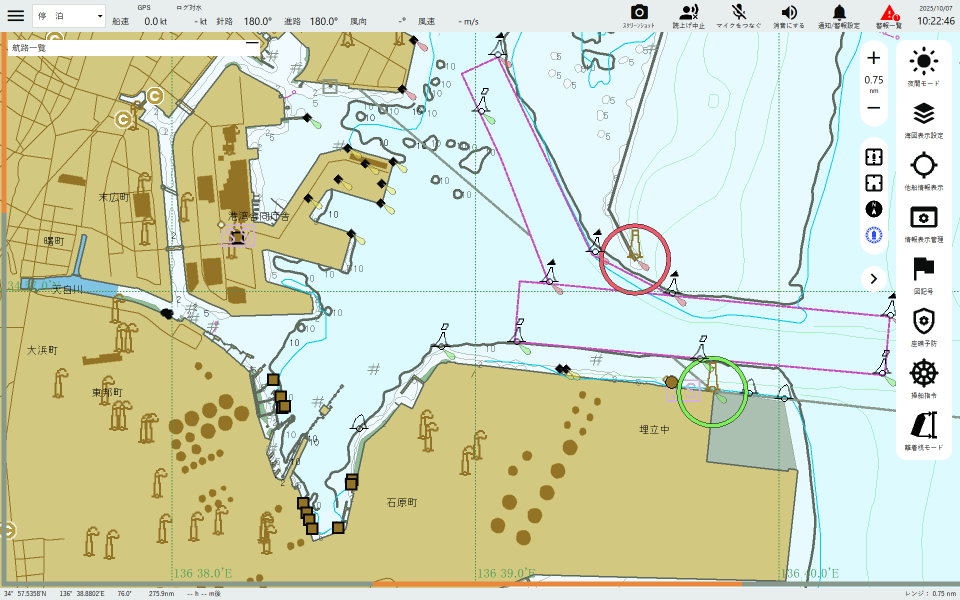
#> input picture raw_datas/海岸線データ/四日市20251007/四日市コンビナート_0.75_10.PNG, 1920 x 1200 px (shown at 1/2 size)
$ python 13-read_screenshot.py
#> lines starting #> are read from the running program, lines starting #| are printed output that depends on the picture; after the words box and inside, x2 and y2 are one past the last pixel; in counts of white or black regions, pixels touching at a corner belong together
import os

import cv2
import glob
import numpy as np

DIR = os.path.dirname(__file__)
dirname = os.path.splitext(os.path.basename(__file__))[0]
RAW_DATAS_DIR = f"{DIR}/../../raw_datas"
SAVE_DIR = f"{DIR}/../../outputs/{dirname}"
os.makedirs(SAVE_DIR, exist_ok=True)

img_path = glob.glob(f"{RAW_DATAS_DIR}/海岸線データ/四日市20251007/四日市コンビナート_0.75_10.PNG")[0]
# 画像を読み込む
img = cv2.imread(img_path)
#> img is the input picture: shape (1200, 1920, 3); mean B, G, R 188.7, 215.6, 209
height = img.shape[0]
#> height = 1200
width = img.shape[1]
#> width = 1920

output = np.zeros((height, width, 1), np.uint8)

# targets = np.array([
#     [255, 250, 220],
#     # [187, 77, 198],
# ], dtype=np.uint8)

# mask = (img[:, :, None, :] == targets[None, None, :, :]).all(axis=3).any(axis=2)
target_bgr = np.array([255, 250, 220], dtype=np.uint8)
mask = np.all(img == target_bgr, axis=2)
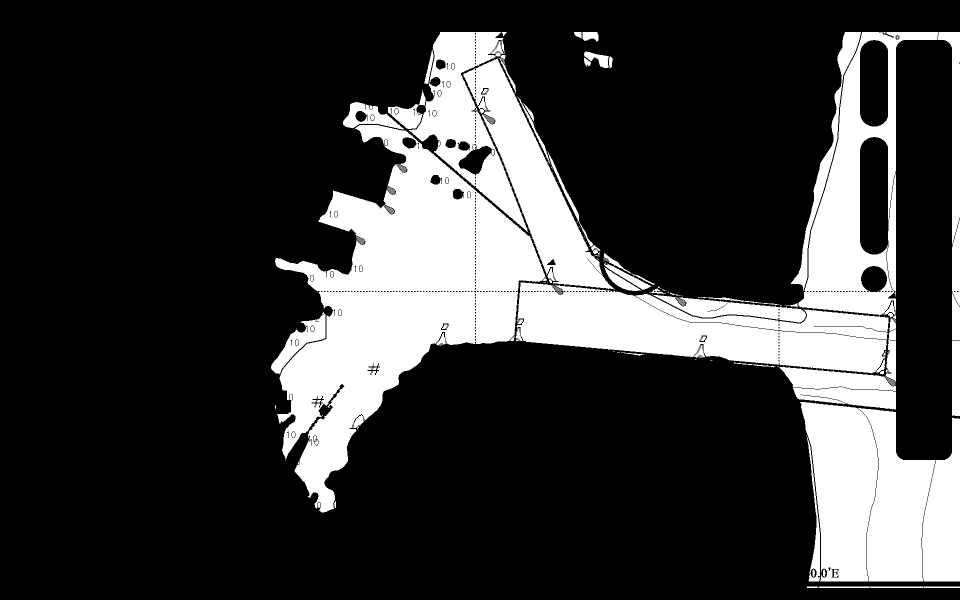
#> mask: shape (1200, 1920) bool (shown at 1/2 size); 22.7% white; 79 white regions (42 under 20 px), largest, box (x1, y1, x2, y2) and area: (550, 250, 1094, 1025) 171933, (1600, 804, 1920, 1163) 88213, (1559, 64, 1920, 833) 80313

# 色変更　[255, 187, 121]
out = img.copy().astype(np.int16)
out[mask, 0] = 255
out[mask, 1] = 187
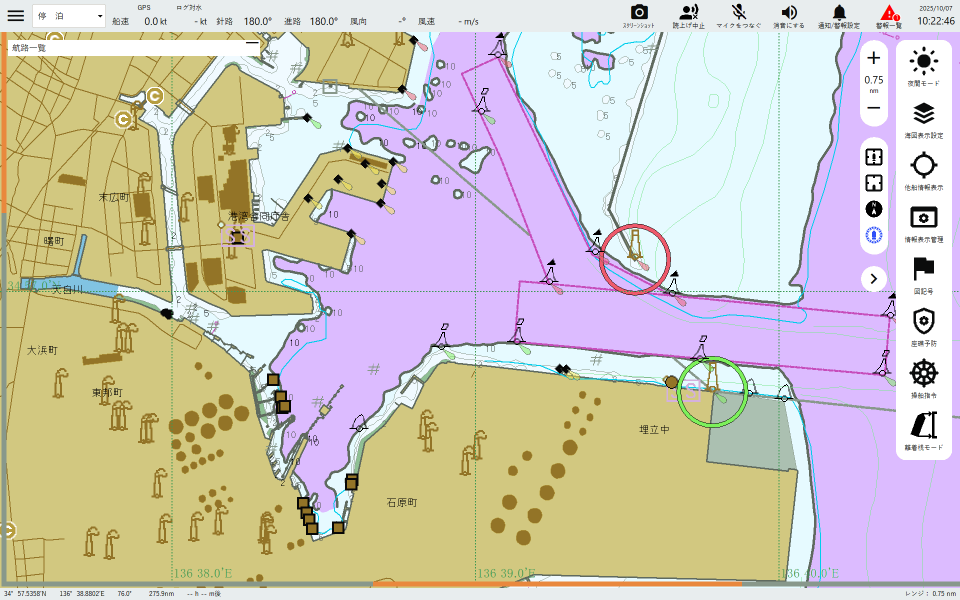
#> out: shape (1200, 1920, 3) int16 (shown at 1/2 size); mean B, G, R 188.7, 201.3, 209
out[mask, 2] = 121
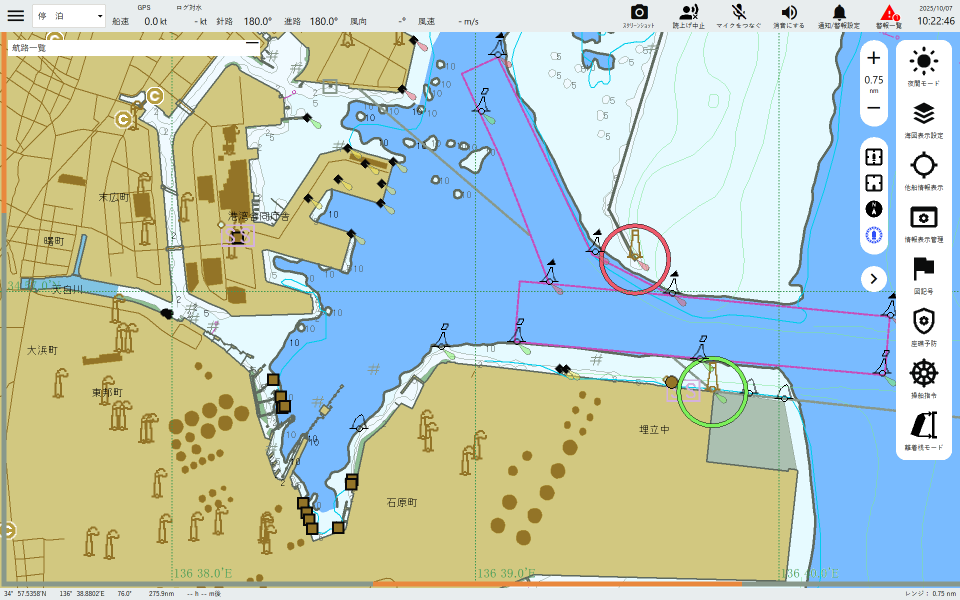
#> out: shape (1200, 1920, 3) int16 (shown at 1/2 size); mean B, G, R 188.7, 201.3, 186.5
out = np.clip(out, 0, 255).astype(np.uint8)

output_show = cv2.resize(
    out,
    (int(width * 0.5), int(height * 0.5)),
    interpolation=cv2.INTER_AREA  # 縮小向き
)
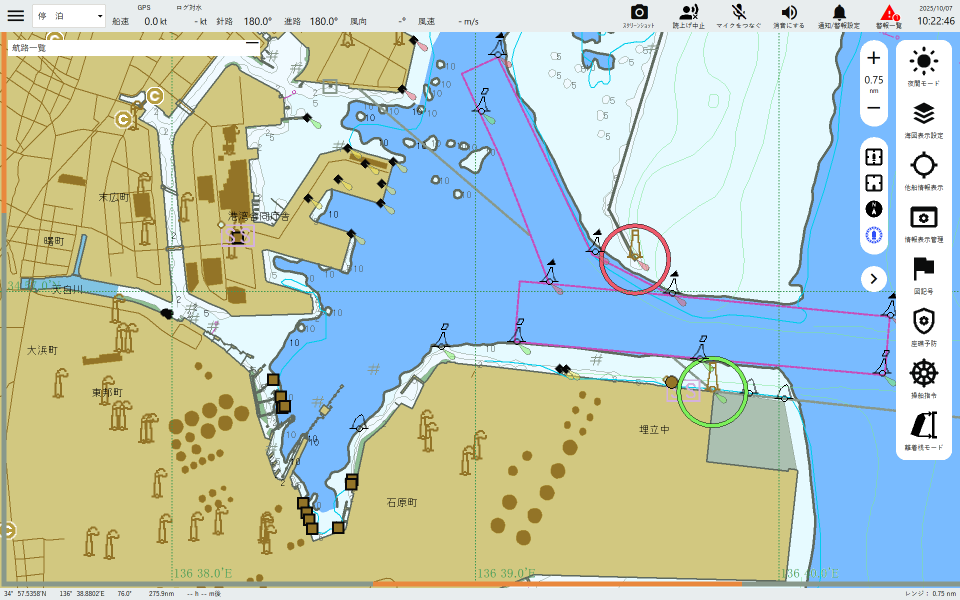
#> output_show: shape (600, 960, 3); mean B, G, R 188.7, 201.3, 186.5

# 読み込んだ画像を表示する
save_path_show = os.path.join(SAVE_DIR, "Yokkaichi.png")
cv2.imwrite(save_path_show, output_show)
cv2.imshow('imshow_test', output_show)
cv2.waitKey(0)
cv2.destroyAllWindows()
